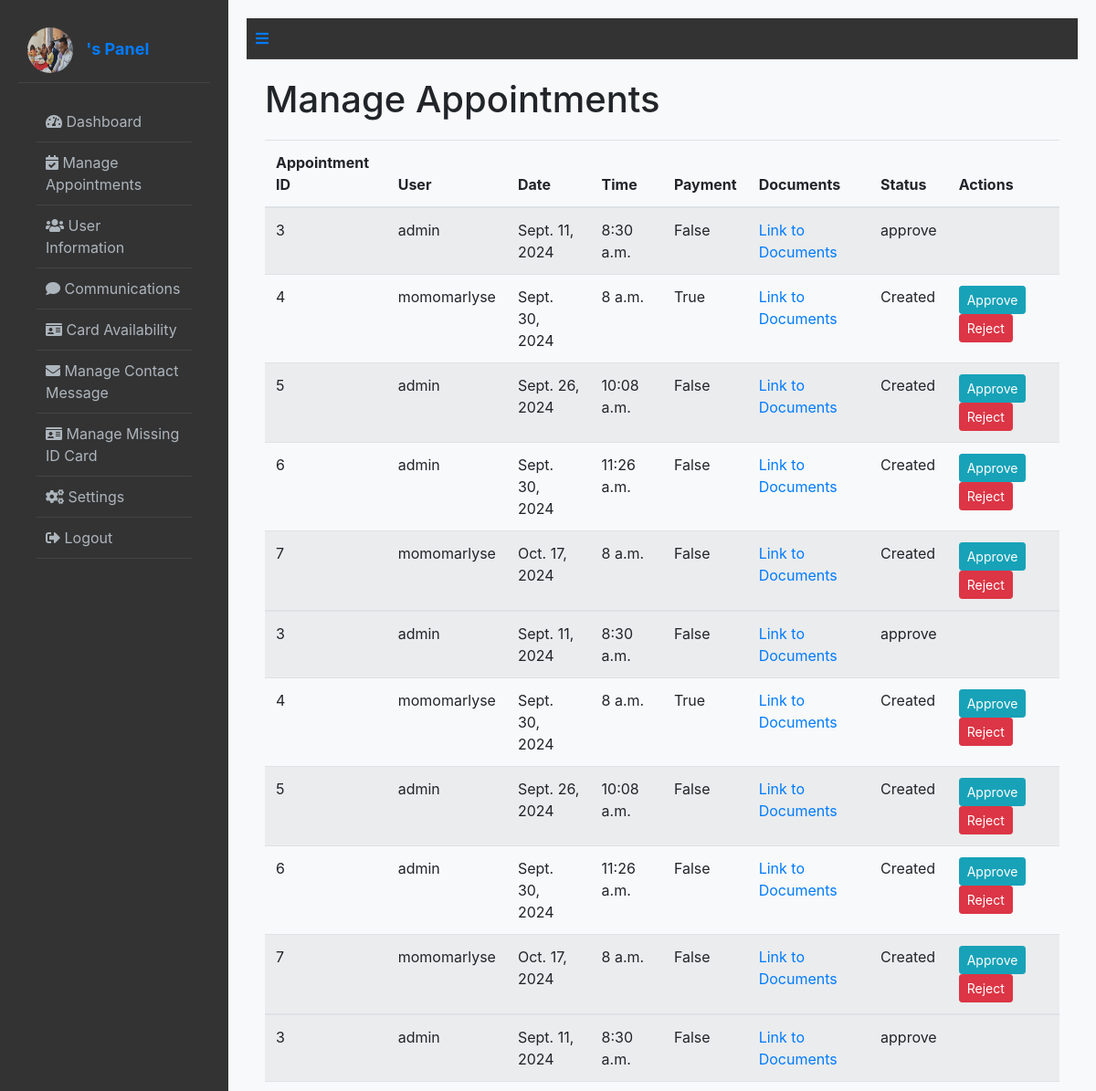
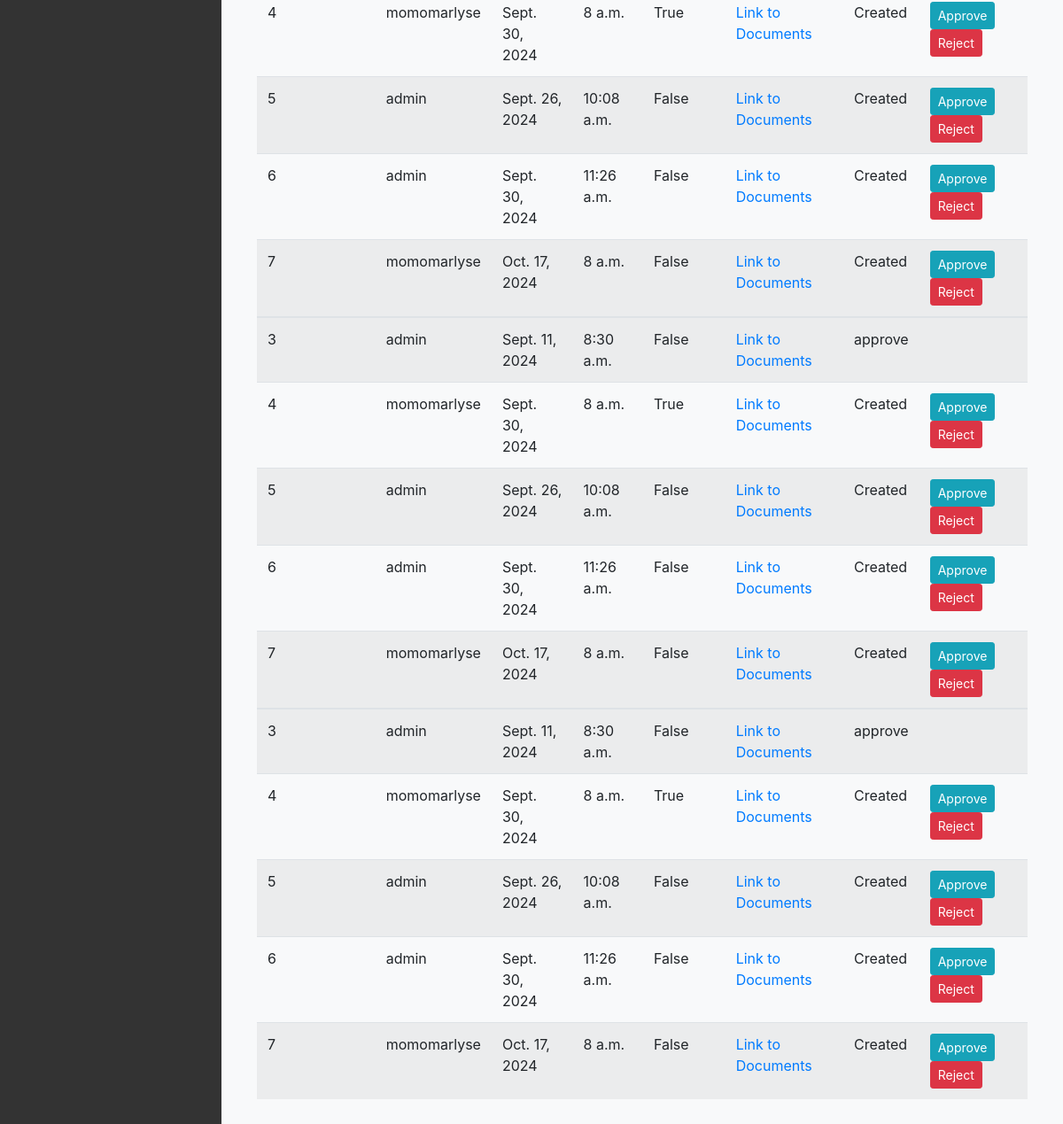
The app's page /police/manage-appointments/ with its own data (2 pictures, top to bottom).
### booking/models.py (models this page shows)
class Appointment(models.Model):
    STATUS_CHOICES = (
        ('created', 'Created'),
        ('pending', 'Pending'),
        ('approved', 'Approved'),
        ('rejected', 'Rejected'),
    )
    CARD_CHOICES = (
        ('created', 'Created'),
        ('pending', 'Pending'),
        ('blocked', 'Blocked')
    )
    user = models.ForeignKey(User, on_delete=models.CASCADE)
    officer = models.ForeignKey(User, related_name='appointments', on_delete=models.CASCADE, null=True, blank=True)
    office = models.ForeignKey(Office, on_delete=models.CASCADE)
    date = models.DateField()
    time = models.TimeField()
    paid = models.BooleanField(default=False)
    status = models.CharField(max_length=20, choices=STATUS_CHOICES, default='Created')
    card_status = models.CharField(max_length=20, choices=CARD_CHOICES, default="pending")
    receipt_reference = models.CharField(max_length=100, null=True, blank=True)  # Add this field to store receipt reference

class User(AbstractUser):
    ROLE_CHOICES = [
        ('user', 'User'),
        ('officer', 'Police Officer'),
        ('admin', 'Super Admin'),
    ]
    email = models.CharField(max_length=100, default='user@gmail.com')
    role = models.CharField(max_length=10, choices=ROLE_CHOICES, default='user')
    name = models.CharField(max_length=100, default='user')  # Provide a default value
    phone = models.CharField(max_length=15, default='0000000000')  # Provide a default value
    address = models.TextField(null=True, blank=True)  # Temporarily allow null
    profile_picture = models.ImageField(upload_to='profile_pics/', null=True, blank=True)

### booking/views.py (the view)
# urls.py: path('police/manage-appointments/', views.manage_appointments, name='manage_appointments'),
def manage_appointments(request):
    appointments = Appointment.objects.all()
    return render(request, 'panel/admin/appoitment/manage_appointments.html', {'appointments': appointments})

### booking/templates/panel/admin/appoitment/manage_appointments.html
{% extends 'panel/police/base_police.html' %}
{% block content %}
<h1>Manage Appointments</h1>
<div class="table-responsive">
    <table class="table table-striped">
        <thead>
            <tr>
                <th>Appointment ID</th>
                <th>User</th>
                <th>Date</th>
                <th>Time</th>
                <th>Payment</th>
                <th>Documents</th>
                <th>Status</th>
                <th>Actions</th>
            </tr>
        </thead>
        <tbody>
            {% for appointment in appointments %}
            <tbody>
                {% for appointment in appointments %}
                <tr>
                    <td>{{ appointment.id }}</td>
                    <td>{{ appointment.user }}</td>
                    <td>{{ appointment.date }}</td>
                    <td>{{ appointment.time }}</td>
                    <td>{{ appointment.paid }}</td>
                    <td>
                        <a href="{% url 'view_docs' appointment.user_id %}">Link to Documents</a>
                    </td>
                    <td>{{ appointment.status }}</td>
                    <td>
                        {% if appointment.status == "Created" or appointment.status == "created" or appointment.status == "CREATED" %}
                        <a href="{% url 'approve_appointment' appointment.id %}" class="btn btn-info btn-sm">Approve</a>
                        <a href="{% url 'reject_appointment' appointment.id %}" class="btn btn-danger btn-sm">Reject</a>
                        {% endif %}
                    </td>
                </tr>
                {% endfor %}
            </tbody>
            {% endfor %}
        </tbody>
    </table>
</div>
{% endblock %}

### booking/static/css/momo2.css (style rules this page uses)
.dashboard-content h1 { margin-bottom: 20px; }

### records on screen
Appointment: id "3", user "admin", date "Sept. 11, 2024", time "8:30 a.m.", paid "False", status "approve"
Appointment: id "4", user "momomarlyse", date "Sept. 30, 2024", time "8 a.m.", paid "True", status "Created", shows "Approve"
Appointment: id "5", user "admin", date "Sept. 26, 2024", time "10:08 a.m.", paid "False", status "Created", shows "Approve"
Appointment: id "6", user "admin", date "Sept. 30, 2024", time "11:26 a.m.", paid "False", status "Created", shows "Approve"
Appointment: id "7", user "momomarlyse", date "Oct. 17, 2024", time "8 a.m.", paid "False", status "Created", shows "Approve"
